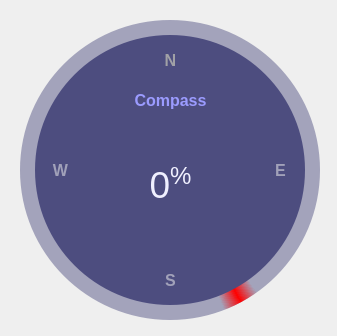
<?xml version="1.0" encoding="UTF-8"?>
<ui version="4.0">
 <class>Color_Gauge</class>
 <widget class="QMainWindow" name="Color_Gauge">
  <property name="geometry">
   <rect>
    <x>0</x>
    <y>0</y>
    <width>337</width>
    <height>336</height>
   </rect>
  </property>
  <property name="windowTitle">
   <string>MainWindow</string>
  </property>
  <widget class="QWidget" name="centralwidget">
   <widget class="QFrame" name="circleProgressBAR_Base">
    <property name="geometry">
     <rect>
      <x>10</x>
      <y>10</y>
      <width>320</width>
      <height>320</height>
     </rect>
    </property>
    <property name="frameShape">
     <enum>QFrame::NoFrame</enum>
    </property>
    <property name="frameShadow">
     <enum>QFrame::Raised</enum>
    </property>
    <widget class="QFrame" name="circle_Progess">
     <property name="geometry">
      <rect>
       <x>10</x>
       <y>10</y>
       <width>300</width>
       <height>300</height>
      </rect>
     </property>
     <property name="styleSheet">
      <string notr="true">QFrame{
border-radius: 150px;
background-color:  qconicalgradient(cx:0.5, cy:0.5, angle:360, stop:0.81 rgba(255, 11, 133, 0), stop:0.83 rgba(255, 0, 0, 255), stop:0.85 rgba(255, 11, 133, 0))

}</string>
     </property>
     <property name="frameShape">
      <enum>QFrame::StyledPanel</enum>
     </property>
     <property name="frameShadow">
      <enum>QFrame::Raised</enum>
     </property>
    </widget>
    <widget class="QFrame" name="circle_background">
     <property name="geometry">
      <rect>
       <x>10</x>
       <y>10</y>
       <width>300</width>
       <height>300</height>
      </rect>
     </property>
     <property name="styleSheet">
      <string notr="true">QFrame{
	border-radius: 150px;
	background-color: rgba(77, 77, 127,120);
}</string>
     </property>
     <property name="frameShape">
      <enum>QFrame::StyledPanel</enum>
     </property>
     <property name="frameShadow">
      <enum>QFrame::Raised</enum>
     </property>
    </widget>
    <widget class="QFrame" name="container">
     <property name="geometry">
      <rect>
       <x>25</x>
       <y>25</y>
       <width>270</width>
       <height>270</height>
      </rect>
     </property>
     <property name="styleSheet">
      <string notr="true">QFrame{
	border-radius: 135px;
	background-color: rgb(77, 77, 127);
}</string>
     </property>
     <property name="frameShape">
      <enum>QFrame::StyledPanel</enum>
     </property>
     <property name="frameShadow">
      <enum>QFrame::Raised</enum>
     </property>
     <widget class="QLabel" name="label_title">
      <property name="geometry">
       <rect>
        <x>-20</x>
        <y>0</y>
        <width>311</width>
        <height>131</height>
       </rect>
      </property>
      <property name="font">
       <font>
        <family>Segoe UI</family>
        <pointsize>12</pointsize>
        <weight>50</weight>
        <bold>false</bold>
       </font>
      </property>
      <property name="styleSheet">
       <string notr="true">color: rgb(255, 255, 255); background-color: none;</string>
      </property>
      <property name="text">
       <string>&lt;html&gt;&lt;head/&gt;&lt;body&gt;&lt;p&gt;&lt;span style=&quot; font-weight:600; color:#9b9bff;&quot;&gt;Compass&lt;/span&gt;&lt;/p&gt;&lt;/body&gt;&lt;/html&gt;</string>
      </property>
      <property name="alignment">
       <set>Qt::AlignCenter</set>
      </property>
     </widget>
     <widget class="QLabel" name="label_precentage">
      <property name="geometry">
       <rect>
        <x>-50</x>
        <y>60</y>
        <width>371</width>
        <height>181</height>
       </rect>
      </property>
      <property name="font">
       <font>
        <family>Nirmala UI</family>
        <pointsize>28</pointsize>
        <weight>75</weight>
        <bold>true</bold>
       </font>
      </property>
      <property name="styleSheet">
       <string notr="true">color: rgb(255, 255, 255); background-color: none;</string>
      </property>
      <property name="text">
       <string>&lt;html&gt;&lt;head/&gt;&lt;body&gt;&lt;p align=&quot;center&quot;&gt;&lt;span style=&quot; font-weight:400; color:#f0f0ff;&quot;&gt;0&lt;/span&gt;&lt;span style=&quot; font-weight:400; color:#f0f0ff; vertical-align:super;&quot;&gt;%&lt;/span&gt;&lt;/p&gt;&lt;/body&gt;&lt;/html&gt;</string>
      </property>
      <property name="alignment">
       <set>Qt::AlignCenter</set>
      </property>
     </widget>
     <widget class="QLabel" name="n">
      <property name="geometry">
       <rect>
        <x>-20</x>
        <y>-40</y>
        <width>311</width>
        <height>131</height>
       </rect>
      </property>
      <property name="font">
       <font>
        <family>Segoe UI</family>
        <pointsize>12</pointsize>
        <weight>50</weight>
        <bold>false</bold>
       </font>
      </property>
      <property name="styleSheet">
       <string notr="true">color: rgb(255, 255, 255); background-color: none;</string>
      </property>
      <property name="text">
       <string>&lt;html&gt;&lt;head/&gt;&lt;body&gt;&lt;p&gt;&lt;span style=&quot; font-weight:600; color:#a1a1a6;&quot;&gt;N&lt;/span&gt;&lt;/p&gt;&lt;/body&gt;&lt;/html&gt;</string>
      </property>
      <property name="alignment">
       <set>Qt::AlignCenter</set>
      </property>
     </widget>
     <widget class="QLabel" name="s">
      <property name="geometry">
       <rect>
        <x>-20</x>
        <y>180</y>
        <width>311</width>
        <height>131</height>
       </rect>
      </property>
      <property name="font">
       <font>
        <family>Segoe UI</family>
        <pointsize>12</pointsize>
        <weight>50</weight>
        <bold>false</bold>
       </font>
      </property>
      <property name="styleSheet">
       <string notr="true">color: rgb(255, 255, 255); background-color: none;</string>
      </property>
      <property name="text">
       <string>&lt;html&gt;&lt;head/&gt;&lt;body&gt;&lt;p&gt;&lt;span style=&quot; font-weight:600; color:#a1a1b9;&quot;&gt;S&lt;/span&gt;&lt;/p&gt;&lt;/body&gt;&lt;/html&gt;</string>
      </property>
      <property name="alignment">
       <set>Qt::AlignCenter</set>
      </property>
     </widget>
     <widget class="QLabel" name="w">
      <property name="geometry">
       <rect>
        <x>-130</x>
        <y>70</y>
        <width>311</width>
        <height>131</height>
       </rect>
      </property>
      <property name="font">
       <font>
        <family>Segoe UI</family>
        <pointsize>12</pointsize>
        <weight>50</weight>
        <bold>false</bold>
       </font>
      </property>
      <property name="styleSheet">
       <string notr="true">color: rgb(255, 255, 255); background-color: none;</string>
      </property>
      <property name="text">
       <string>&lt;html&gt;&lt;head/&gt;&lt;body&gt;&lt;p&gt;&lt;span style=&quot; font-weight:600; color:#a1a1b9;&quot;&gt;W&lt;/span&gt;&lt;/p&gt;&lt;/body&gt;&lt;/html&gt;</string>
      </property>
      <property name="alignment">
       <set>Qt::AlignCenter</set>
      </property>
     </widget>
     <widget class="QLabel" name="E">
      <property name="geometry">
       <rect>
        <x>90</x>
        <y>70</y>
        <width>311</width>
        <height>131</height>
       </rect>
      </property>
      <property name="font">
       <font>
        <family>Segoe UI</family>
        <pointsize>12</pointsize>
        <weight>50</weight>
        <bold>false</bold>
       </font>
      </property>
      <property name="styleSheet">
       <string notr="true">color: rgb(255, 255, 255); background-color: none;</string>
      </property>
      <property name="text">
       <string>&lt;html&gt;&lt;head/&gt;&lt;body&gt;&lt;p&gt;&lt;span style=&quot; font-weight:600; color:#a1a1b9;&quot;&gt;E&lt;/span&gt;&lt;/p&gt;&lt;/body&gt;&lt;/html&gt;</string>
      </property>
      <property name="alignment">
       <set>Qt::AlignCenter</set>
      </property>
     </widget>
    </widget>
    <zorder>circle_background</zorder>
    <zorder>circle_Progess</zorder>
    <zorder>container</zorder>
   </widget>
  </widget>
 </widget>
 <resources/>
 <connections/>
</ui>
